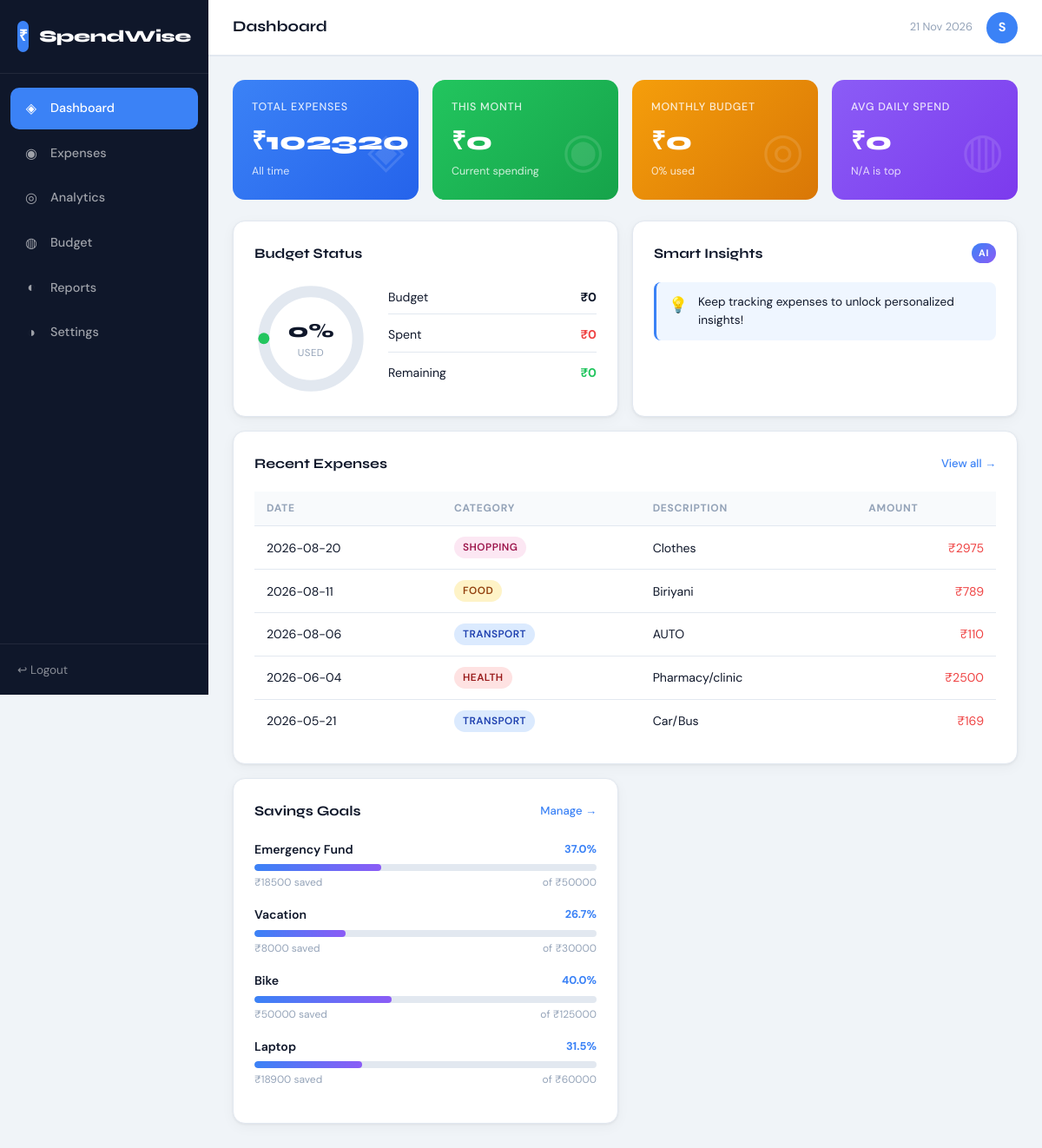
The app's page /dashboard (signed in) with its own data.
### tables this page shows
CREATE TABLE expenses (
            id INTEGER PRIMARY KEY AUTOINCREMENT,
            user_id INTEGER NOT NULL,
            amount REAL NOT NULL,
            category TEXT NOT NULL,
            date TEXT NOT NULL,
            description TEXT,
            is_recurring INTEGER DEFAULT 0,
            FOREIGN KEY(user_id) REFERENCES users(id)
        );

CREATE TABLE savings_goals (
            id INTEGER PRIMARY KEY AUTOINCREMENT,
            user_id INTEGER NOT NULL,
            title TEXT NOT NULL,
            target_amount REAL NOT NULL,
            saved_amount REAL DEFAULT 0,
            deadline TEXT,
            FOREIGN KEY(user_id) REFERENCES users(id)
        );

### app.py (the view)
@app.route('/dashboard')
@login_required
def dashboard():
    uid = session['user_id']
    conn = get_db()
    today = date.today()
    month_str = today.strftime('%Y-%m')
    total = conn.execute('SELECT COALESCE(SUM(amount),0) as s FROM expenses WHERE user_id=?', (uid,)).fetchone()['s']
    monthly = conn.execute("SELECT COALESCE(SUM(amount),0) as s FROM expenses WHERE user_id=? AND date LIKE ?",
                           (uid, month_str+'%')).fetchone()['s']
    budget_row = conn.execute('SELECT amount FROM budgets WHERE user_id=? AND month=?', (uid, month_str)).fetchone()
    budget = budget_row['amount'] if budget_row else 0
    top_cat = conn.execute("SELECT category, SUM(amount) as s FROM expenses WHERE user_id=? AND date LIKE ? GROUP BY category ORDER BY s DESC LIMIT 1",
                           (uid, month_str+'%')).fetchone()
    days_in_month = today.day
    avg_daily = round(monthly / days_in_month, 2) if days_in_month else 0
    recent = conn.execute("SELECT * FROM expenses WHERE user_id=? ORDER BY date DESC LIMIT 5", (uid,)).fetchall()
    goals = conn.execute('SELECT * FROM savings_goals WHERE user_id=?', (uid,)).fetchall()
    conn.close()
    remaining = max(0, budget - monthly)
    budget_pct = min(100, round((monthly / budget * 100) if budget else 0, 1))
    insights = generate_insights(uid)
    return render_template('dashboard.html',
        total=total, monthly=monthly, budget=budget, remaining=remaining,
        budget_pct=budget_pct, top_cat=top_cat, avg_daily=avg_daily,
        recent=recent, goals=goals, insights=insights,
        user_name=session['user_name'])

### app.py (called while the page is built)
def get_db():
    conn = sqlite3.connect(DB_PATH)
    conn.row_factory = sqlite3.Row
    return conn

def login_required(f):
    @wraps(f)
    def decorated(*args, **kwargs):
        if 'user_id' not in session:
            return redirect(url_for('login'))
        return f(*args, **kwargs)
    return decorated

@app.context_processor
def inject_now():
    return {'now': datetime.now()}

### templates/dashboard.html (shortened to what this page needs)
{% extends 'layout.html' %}
{% block page_title %}Dashboard{% endblock %}
{% block content %}
<div class="dashboard">
  <div class="cards-grid">
    <div class="card card-blue">
      <div class="card-label">Total Expenses</div>
      <div class="card-value">₹{{ "%.0f"|format(total) }}</div>
      <div class="card-sub">All time</div>
      <div class="card-bg-icon">◈</div>
    </div>
    <div class="card card-green">
      <div class="card-label">This Month</div>
      <div class="card-value">₹{{ "%.0f"|format(monthly) }}</div>
      <div class="card-sub">Current spending</div>
      <div class="card-bg-icon">◉</div>
    </div>
    <div class="card card-orange">
      <div class="card-label">Monthly Budget</div>
      <div class="card-value">₹{{ "%.0f"|format(budget) }}</div>
      <div class="card-sub">{{ budget_pct }}% used</div>
      <div class="card-bg-icon">◎</div>
    </div>
    <div class="card card-purple">
      <div class="card-label">Avg Daily Spend</div>
      <div class="card-value">₹{{ "%.0f"|format(avg_daily) }}</div>
      <div class="card-sub">{{ top_cat['category'] if top_cat else 'N/A' }} is top</div>
      <div class="card-bg-icon">◍</div>
    </div>
  </div>
  <div class="dashboard-grid">
    <div class="panel">
      <div class="panel-header"><span>Budget Status</span></div>
      <div class="budget-ring-wrap">
        <div class="budget-ring">
          <svg viewBox="0 0 120 120" class="ring-svg">
            <circle cx="60" cy="60" r="50" fill="none" stroke="var(--border)" stroke-width="12"/>
            <circle cx="60" cy="60" r="50" fill="none"
              stroke="{{ '#ef4444' if budget_pct > 90 else '#f59e0b' if budget_pct > 70 else '#22c55e' }}"
              stroke-width="12"
              stroke-dasharray="{{ (budget_pct / 100 * 314)|round(1) }} 314"
              stroke-dashoffset="78.5"
              stroke-linecap="round"/>
          </svg>
          <div class="ring-center">
            <div class="ring-pct">{{ budget_pct }}%</div>
            <div class="ring-lab">Used</div>
          </div>
        </div>
        <div class="budget-details">
          <div class="bdet"><span>Budget</span><strong>₹{{ "%.0f"|format(budget) }}</strong></div>
          <div class="bdet"><span>Spent</span><strong class="text-danger">₹{{ "%.0f"|format(monthly) }}</strong></div>
          <div class="bdet"><span>Remaining</span><strong class="text-success">₹{{ "%.0f"|format(remaining) }}</strong></div>
        </div>
      </div>
    </div>
    <div class="panel">
      <div class="panel-header"><span>Smart Insights</span><span class="badge badge-ai">AI</span></div>
      <div class="insights-list">
        {% for ins in insights %}
        <div class="insight insight-{{ ins.type }}">
          <span class="insight-icon">{{ ins.icon }}</span>
          <span>{{ ins.text|safe }}</span>
        </div>
        {% endfor %}
      </div>
    </div>
    <div class="panel panel-wide">
      <div class="panel-header">
        <span>Recent Expenses</span>
        <a href="{{ url_for('expenses') }}" class="panel-link">View all →</a>
      </div>
      <div class="table-wrap">
        <table class="data-table">
          <thead><tr><th>Date</th><th>Category</th><th>Description</th><th>Amount</th></tr></thead>
          <tbody>
            {% for e in recent %}
            <tr>
              <td>{{ e.date }}</td>
              <td><span class="cat-badge cat-{{ e.category|lower }}">{{ e.category }}</span></td>
              <td>{{ e.description or '—' }}</td>
              <td class="text-right text-danger">₹{{ "%.0f"|format(e.amount) }}</td>
            </tr>
            {% else %}
            <tr><td colspan="4" class="empty-row">No expenses yet. <a href="{{ url_for('expenses') }}">Add one!</a></td></tr>
            {% endfor %}
          </tbody>
        </table>
      </div>
    </div>
    <div class="panel">
      <div class="panel-header">
        <span>Savings Goals</span>
        <a href="{{ url_for('budget') }}" class="panel-link">Manage →</a>
      </div>
      {% for g in goals %}
      {% set pct = [[(g.saved_amount / g.target_amount * 100)|round(1), 0]|max, 100]|min %}
      <div class="goal-item">
        <div class="goal-top">
          <span class="goal-title">{{ g.title }}</span>
          <span class="goal-pct">{{ pct }}%</span>
        </div>
        <div class="goal-bar"><div class="goal-fill" style="width:{{ pct }}%"></div></div>
        <div class="goal-bottom">
          <span>₹{{ "%.0f"|format(g.saved_amount) }} saved</span>
          <span>of ₹{{ "%.0f"|format(g.target_amount) }}</span>
        </div>
      </div>
      {% else %}
      <p class="empty-text">No goals yet. <a href="{{ url_for('budget') }}">Add a goal</a></p>
      {% endfor %}
    </div>
  </div>
</div>
{% endblock %}

### templates/layout.html (shortened to what this page needs)
<!DOCTYPE html>
<html lang="en">
<head>
  <link rel="stylesheet" href="{{ url_for('static', filename='css/style.css') }}"/>
</head>
<body>
<aside class="sidebar" id="sidebar">
  <div class="sidebar-brand">
    <div class="brand-icon">₹</div>
    <span>SpendWise</span>
  </div>
  <nav class="sidebar-nav">
    <a href="{{ url_for('dashboard') }}" class="nav-item {% if request.endpoint=='dashboard' %}active{% endif %}">
      <span class="nav-icon">◈</span><span>Dashboard</span>
    </a>
    <a href="{{ url_for('expenses') }}" class="nav-item {% if request.endpoint in ['expenses','edit_expense'] %}active{% endif %}">
      <span class="nav-icon">◉</span><span>Expenses</span>
    </a>
    <a href="{{ url_for('analytics') }}" class="nav-item {% if request.endpoint=='analytics' %}active{% endif %}">
      <span class="nav-icon">◎</span><span>Analytics</span>
    </a>
    <a href="{{ url_for('budget') }}" class="nav-item {% if request.endpoint=='budget' %}active{% endif %}">
      <span class="nav-icon">◍</span><span>Budget</span>
    </a>
    <a href="{{ url_for('reports') }}" class="nav-item {% if request.endpoint=='reports' %}active{% endif %}">
      <span class="nav-icon">◐</span><span>Reports</span>
    </a>
    <a href="{{ url_for('settings') }}" class="nav-item {% if request.endpoint=='settings' %}active{% endif %}">
      <span class="nav-icon">◑</span><span>Settings</span>
    </a>
  </nav>
  <div class="sidebar-footer">
    <a href="{{ url_for('logout') }}" class="logout-btn">↩ Logout</a>
  </div>
</aside>
<div class="main-wrapper">
  <header class="topbar">
    <div class="topbar-title">{% block page_title %}Dashboard{% endblock %}</div>
    <div class="topbar-right">
      <div class="topbar-date">{{ now.strftime('%d %b %Y') if now else '' }}</div>
      <div class="user-badge">{{ session.get('user_name','User')[0].upper() }}</div>
    </div>
  </header>
  <main class="page-content">
    {% block content %}{% endblock %}
  </main>
</div>
</body>
</html>

### records on screen
expenses: date "2026-08-20", category "SHOPPING", description "Clothes", amount "2975"
expenses: date "2026-08-11", category "FOOD", description "Biriyani", amount "789"
expenses: date "2026-08-06", category "TRANSPORT", description "AUTO", amount "110"
expenses: date "2026-06-04", category "HEALTH", description "Pharmacy/clinic", amount "2500"
expenses: date "2026-05-21", category "TRANSPORT", description "Car/Bus", amount "169"
savings_goals: title "Emergency Fund", pct "37.0", saved_amount "18500", target_amount "50000"
savings_goals: title "Vacation", pct "26.7", saved_amount "8000", target_amount "30000"
savings_goals: title "Bike", pct "40.0", saved_amount "50000", target_amount "125000"
savings_goals: title "Laptop", pct "31.5", saved_amount "18900", target_amount "60000"

### other values on screen
{{ session.get('user_name','User')[0].upper() }} "S"
{{ "%.0f"|format(total) }} "102320"
{{ "%.0f"|format(monthly) }} "0"
{{ "%.0f"|format(budget) }} "0"
{{ budget_pct }} "0"
{{ "%.0f"|format(avg_daily) }} "0"
{{ top_cat['category'] if top_cat else 'N/A' }} "N/A"
{{ "%.0f"|format(remaining) }} "0"
{{ ins.icon }} "💡"
{{ ins.text|safe }} "Keep tracking expenses to unlock personalized insights!"
